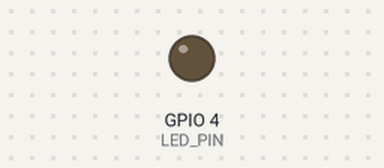
A program run on a simulated ESP32. On the bench: output pins drawn as LEDs (lit = HIGH). WiFi joins after 1.5 s; servers stay silent unless stated; the camera gives no picture; what the program prints to the serial monitor is not drawn.

Above: at 0.1 s.
At 4.0 s:
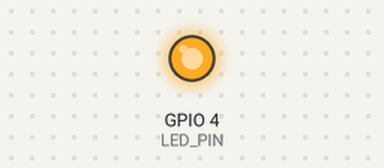
Timing chart, 0 to 5.6 s (numbered marks = the images above):
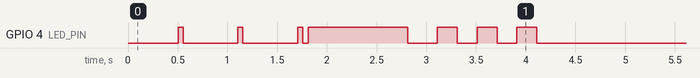

The program:

main.cpp
```cpp
#include <Arduino.h>
#include <WiFi.h>
#include <WebServer.h>
// DNSServer removed
#include "esp_camera.h"
#include "esp_timer.h"
#include "img_converters.h"
#include "fb_gfx.h"
#include "soc/soc.h"
#include "soc/rtc_cntl_reg.h"
#include "config.h"
#include "camera_pins.h"
#include "web_index.h"

WebServer server(SERVER_PORT);
// dnsServer removed
bool cameraInitialized = false;

void setupWiFi();
void setupCamera();
void setupServer();
void handleRoot();
void handleStream();
void handleCapture();
void handleNotFound();
void blinkLED(int times, int delayMs);

void setup() {
  WRITE_PERI_REG(RTC_CNTL_BROWN_OUT_REG, 0);

  if (DEBUG_SERIAL) {
    Serial.begin(SERIAL_BAUD);
    Serial.setDebugOutput(true);
    Serial.println("\n\n=== ESP32-CAM Sign Language Recognition ===");
  }

  pinMode(LED_PIN, OUTPUT);
  digitalWrite(LED_PIN, LED_OFF);

  setupWiFi();
  setupCamera();
  setupServer();

  server.begin();

  if (DEBUG_SERIAL) {
    Serial.println("Serveur HTTP démarré");
    Serial.print("URL du stream: http://");
    Serial.print(WiFi.localIP()); // Updated to localIP()
    Serial.println("/stream");
  }

  blinkLED(3, 200);
}

void loop() {
  // dnsServer removed
  server.handleClient();
  delay(1);
}

// WiFi Station Mode (Connect to Router)
// -------------------------------------
void setupWiFi() {
  if (DEBUG_SERIAL) {
    Serial.println("\nConnexion au WiFi (Station Mode)...");
    Serial.print("SSID Cible: ");
    Serial.println(WIFI_SSID);
  }

  WiFi.mode(WIFI_STA);
  WiFi.setSleep(false); // Améliore la stabilité WiFi
  WiFi.begin(WIFI_SSID, WIFI_PASSWORD);

  int attempts = 0;
  while (WiFi.status() != WL_CONNECTED) {
    delay(500);
    if (DEBUG_SERIAL) Serial.print(".");
    blinkLED(1, 50);
    attempts++;

    // Reboot if connection fails too long (30s)
    if (attempts > 60) {
      if (DEBUG_SERIAL) Serial.println("\n❌ Echec Connexion. Redémarrage...");
      ESP.restart();
    }
  }

  if (DEBUG_SERIAL) {
    Serial.println("\n✅ Connecté au WiFi !");
    Serial.print("📡 ADRESSE IP À SAISIR DANS L'APP: http://");
    Serial.println(WiFi.localIP());
    Serial.println("----------------------------------------");

    // Blink signal success (Long blink)
    digitalWrite(LED_PIN, LED_ON);
    delay(1000);
    digitalWrite(LED_PIN, LED_OFF);
  }
}

void setupCamera() {
  camera_config_t config;
  config.ledc_channel = LEDC_CHANNEL_0;
  config.ledc_timer = LEDC_TIMER_0;
  config.pin_d0 = Y2_GPIO_NUM;
  config.pin_d1 = Y3_GPIO_NUM;
  config.pin_d2 = Y4_GPIO_NUM;
  config.pin_d3 = Y5_GPIO_NUM;
  config.pin_d4 = Y6_GPIO_NUM;
  config.pin_d5 = Y7_GPIO_NUM;
  config.pin_d6 = Y8_GPIO_NUM;
  config.pin_d7 = Y9_GPIO_NUM;
  config.pin_xclk = XCLK_GPIO_NUM;
  config.pin_pclk = PCLK_GPIO_NUM;
  config.pin_vsync = VSYNC_GPIO_NUM;
  config.pin_href = HREF_GPIO_NUM;
  config.pin_sscb_sda = SIOD_GPIO_NUM;
  config.pin_sscb_scl = SIOC_GPIO_NUM;
  config.pin_pwdn = PWDN_GPIO_NUM;
  config.pin_reset = RESET_GPIO_NUM;
  config.xclk_freq_hz = 20000000;
  config.pixel_format = PIXFORMAT_JPEG;

  if (psramFound()) {
    config.frame_size = CAMERA_FRAME_SIZE;
    config.jpeg_quality = JPEG_QUALITY;
    config.fb_count = FRAME_BUFFERS;
  } else {
    config.frame_size = FRAMESIZE_QVGA;
    config.jpeg_quality = 12;
    config.fb_count = 1;
  }

  config.grab_mode = CAMERA_GRAB_LATEST; // Réduit la latence du stream

  esp_err_t err = esp_camera_init(&config);
  if (err != ESP_OK) {
    if (DEBUG_SERIAL) Serial.printf("Échec init caméra: 0x%x\n", err);
    cameraInitialized = false;
    return;
  }

  cameraInitialized = true;

  sensor_t *s = esp_camera_sensor_get();
  if (s != NULL) {
    s->set_vflip(s, 0);
    s->set_hmirror(s, 0);
    s->set_wb_mode(s, 0);
  }
}

void setupServer() {
  server.on("/", HTTP_GET, handleRoot);
  server.on("/stream", HTTP_GET, handleStream);
  server.on("/capture", HTTP_GET, handleCapture);
  server.onNotFound(handleRoot); // <--- Rediriger tout vers Root (Captive Portal)
}

void handleRoot() {
  server.send(200, "text/html", INDEX_HTML);
}

void handleStream() {
  if (!cameraInitialized) {
    server.send(503, "text/plain", "Camera not initialized");
    return;
  }

  WiFiClient client = server.client();
  String response = "HTTP/1.1 200 OK\r\nContent-Type: multipart/x-mixed-replace; boundary=frame\r\n\r\n";
  server.sendContent(response);

  // Auto-LED ON
  digitalWrite(LED_PIN, LED_ON);

  while (client.connected()) {
    camera_fb_t *fb = esp_camera_fb_get();
    if (!fb) break;

    client.print("--frame\r\n");
    client.print("Content-Type: image/jpeg\r\n");
    client.print("Content-Length: " + String(fb->len) + "\r\n\r\n");
    client.write(fb->buf, fb->len);
    client.print("\r\n");

    esp_camera_fb_return(fb);
    delay(10);
  }

  // Auto-LED OFF
  digitalWrite(LED_PIN, LED_OFF);
}

void handleCapture() {
  camera_fb_t *fb = esp_camera_fb_get();
  if (!fb) {
    server.send(500, "text/plain", "Capture failed");
    return;
  }
  server.sendHeader("Content-Disposition", "inline; filename=capture.jpg");
  server.send_P(200, "image/jpeg", (const char *)fb->buf, fb->len);
  esp_camera_fb_return(fb);
}

void handleNotFound() {
  server.send(404, "text/plain", "Not Found");
}

void blinkLED(int times, int delayMs) {
  for (int i = 0; i < times; i++) {
    digitalWrite(LED_PIN, LED_ON);
    delay(delayMs);
    digitalWrite(LED_PIN, LED_OFF);
    delay(delayMs);
  }
}
```

web_index.h
```cpp
const char* INDEX_HTML = R"rawliteral(
<!DOCTYPE html>
<html lang="fr">
<head>
    <meta charset="UTF-8">
    <meta name="viewport" content="width=device-width, initial-scale=1.0">
    <title>SignLens Cam</title>
    <style>
        :root {
            --primary: #6366f1;
            --secondary: #a855f7;
            --bg: #0f172a;
            --surface: rgba(255, 255, 255, 0.05);
            --text: #f8fafc;
        }
        body {
            font-family: 'Segoe UI', sans-serif;
            background: var(--bg);
            color: var(--text);
            margin: 0;
            display: flex;
            flex-direction: column;
            align-items: center;
            min-height: 100vh;
            background-image: linear-gradient(to bottom right, #0f172a, #1e1b4b);
        }
        .container {
            width: 90%;
            max-width: 600px;
            text-align: center;
            margin-top: 2rem;
        }
        h1 {
            background: linear-gradient(to right, #22d3ee, #c084fc);
            -webkit-background-clip: text;
            -webkit-text-fill-color: transparent;
            font-size: 2.5rem;
            margin-bottom: 0.5rem;
        }
        .status {
            display: inline-block;
            background: rgba(34, 197, 94, 0.2);
            color: #4ade80;
            padding: 0.25rem 0.75rem;
            border-radius: 999px;
            font-size: 0.875rem;
            margin-bottom: 1.5rem;
            border: 1px solid rgba(34, 197, 94, 0.3);
        }
        .card {
            background: var(--surface);
            border-radius: 24px;
            padding: 1rem;
            backdrop-filter: blur(10px);
            border: 1px solid rgba(255, 255, 255, 0.1);
            box-shadow: 0 20px 25px -5px rgba(0, 0, 0, 0.3);
        }
        img {
            width: 100%;
            border-radius: 16px;
            background: #000;
            display: block;
        }
        .controls {
            display: flex;
            justify-content: center;
            gap: 1rem;
            margin-top: 1.5rem;
        }
        .btn {
            background: linear-gradient(45deg, var(--primary), var(--secondary));
            border: none;
            padding: 0.75rem 1.5rem;
            border-radius: 12px;
            color: white;
            font-weight: 600;
            cursor: pointer;
            text-decoration: none;
            transition: transform 0.2s;
            box-shadow: 0 4px 6px -1px rgba(0, 0, 0, 0.2);
        }
        .btn:hover {
            transform: translateY(-2px);
        }
        .btn-outline {
            background: transparent;
            border: 1px solid rgba(255,255,255,0.2);
        }
        .footer {
            margin-top: auto;
            padding: 2rem;
            font-size: 0.8rem;
            opacity: 0.6;
        }
    </style>
</head>
<body>
    <div class="container">
        <h1>SignLens Cam</h1>
        <div class="status">● En Ligne • ESP32-CAM</div>

        <div class="card">
            <img src="/stream" id="stream" alt="Camera Stream" onload="this.style.opacity=1" onerror="this.style.opacity=0.5">
        </div>

        <div class="controls">
            <button class="btn" onclick="location.reload()">Rafraîchir</button>
            <a href="/capture" target="_blank" class="btn btn-outline" style="color:white; display:inline-block">Photo</a>
        </div>

        <p style="margin-top: 1.5rem; opacity: 0.8;">
            Connectez cette caméra à l'application <strong>SignLens</strong> pour commencer la traduction.
        </p>
    </div>

    <div class="footer">
        IP: <script>document.write(window.location.hostname)</script>
    </div>
</body>
</html>
)rawliteral";
```

camera_pins.h
```cpp
#ifndef CAMERA_PINS_H
#define CAMERA_PINS_H

// AI Thinker ESP32-CAM Pin Configuration
#define PWDN_GPIO_NUM     32
#define RESET_GPIO_NUM    -1
#define XCLK_GPIO_NUM      0
#define SIOD_GPIO_NUM     26
#define SIOC_GPIO_NUM     27
#define Y9_GPIO_NUM       35
#define Y8_GPIO_NUM       34
#define Y7_GPIO_NUM       39
#define Y6_GPIO_NUM       36
#define Y5_GPIO_NUM       21
#define Y4_GPIO_NUM       19
#define Y3_GPIO_NUM       18
#define Y2_GPIO_NUM        5
#define VSYNC_GPIO_NUM    25
#define HREF_GPIO_NUM     23
#define PCLK_GPIO_NUM     22

#endif // CAMERA_PINS_H
```

config.h
```cpp
#ifndef ESPCAM_CONFIG_H
#define ESPCAM_CONFIG_H

// ===== WiFi Configuration (STATION MODE - Connect to Router) =====
// REPLACE WITH YOUR WIFI CREDENTIALS
#define WIFI_SSID "Redmi"      // Nom de votre Box/Routeur
#define WIFI_PASSWORD "12345678"  // Mot de passe WiFi

// ===== Server Configuration =====
#define SERVER_PORT 80

// ===== Camera Configuration =====
#define CAMERA_FRAME_SIZE FRAMESIZE_QVGA // 320x240 (Plus rapide, moins de latence)
#define JPEG_QUALITY 12                  // 10-63 (Plus bas = meilleure qualité, mais plus lent. 12 est un bon équilibre)
#define FRAME_BUFFERS 2                  // 2 buffers pour stream fluide

// ===== LED Configuration =====
#define LED_PIN 4       // LED Flash (GPIO 4)
#define LED_ON HIGH      // GPIO 4 (Flash) est Active HIGH
#define LED_OFF LOW

// ===== Debug =====
#define DEBUG_SERIAL true
#define SERIAL_BAUD 115200

#endif // ESPCAM_CONFIG_H
```
